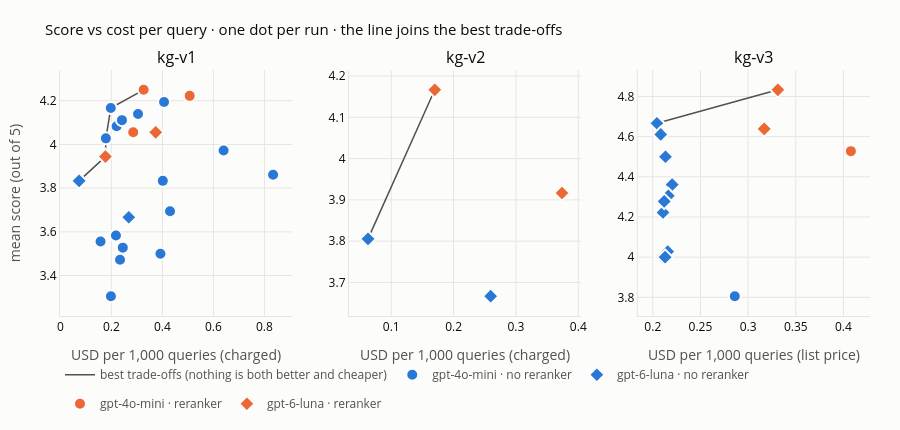

Notebook source saved alongside this figure:
### Code cell
score_scatter(
    "usd_per_1k", "USD per 1,000 queries",
    "Score vs cost per query · one dot per run · the line joins the best trade-offs",
    frontier=True,
).show()

### Figure 1 — Plotly figure (JSON) as saved in the notebook; plotly's stock layout.template omitted (floating-point values rounded to 4 significant figures)
{"data": [{"hoverinfo": "skip", "legendgroup": "front", "line": {"color": "#52514e", "width": 1.5}, "mode": "lines", "name": "best trade-offs (nothing is both better and cheaper)", "showlegend": true, "type": "scatter", "x": [0.07347, 0.1767, 0.1785, 0.1976, 0.3266], "xaxis": "x", "y": [3.833, 3.944, 4.028, 4.167, 4.25], "yaxis": "y"}, {"customdata": [["gpt-4o-mini · text-embedding-3-small · 1000/200 · k=5 · no reranker", 29, 34, 0.2179, "charged", 2.893], ["gpt-4o-mini · text-embedding-3-small · 1000/200 · k=7 · no reranker", 30, 34, 0.2204, "charged", 2.865], ["gpt-4o-mini · text-embedding-3-small · 1000/200 · k=10 · no reranker", 30, 34, 0.3046, "charged", 2.622], ["gpt-4o-mini · text-embedding-3-small · 1000/200 · k=20 · no reranker", 33, 34, 0.64, "charged", 2.714], ["gpt-4o-mini · text-embedding-3-small · 1000/200 · k=7 · no reranker", 30, 34, 0.1976, "charged", 2.728], ["gpt-4o-mini · text-embedding-3-small · 500/100 · k=7 · no reranker", 28, 34, 0.1982, "charged", 2.6], ["gpt-4o-mini · text-embedding-3-small · 1500/300 · k=7 · no reranker", 28, 34, 0.3923, "charged", 2.682], ["gpt-4o-mini · text-embedding-3-small · 1000/200 · k=7 · no reranker", 30, 34, 0.1785, "charged", 2.652], ["gpt-4o-mini · text-embedding-3-small · 500/100 · k=7 · no reranker", 28, 34, 0.1575, "charged", 2.587], ["gpt-4o-mini · text-embedding-3-small · 1500/300 · k=7 · no reranker", 28, 34, 0.2448, "charged", 2.751], ["gpt-4o-mini · text-embedding-3-small · 1000/200 · k=10 · no reranker", 30, 34, 0.2415, "charged", 2.812], ["gpt-4o-mini · text-embedding-3-small · 500/100 · k=10 · no reranker", 27, 34, 0.2339, "charged", 2.799], ["gpt-4o-mini · text-embedding-3-small · 1500/300 · k=10 · no reranker", 31, 34, 0.4016, "charged", 2.88], ["gpt-4o-mini · text-embedding-3-small · 1000/200 · k=20 · no reranker", 33, 34, 0.4065, "charged", 2.777], ["gpt-4o-mini · text-embedding-3-small · 500/100 · k=20 · no reranker", 28, 34, 0.43, "charged", 2.841], ["gpt-4o-mini · text-embedding-3-small · 1500/300 · k=20 · no reranker", 32, 34, 0.834, "charged", 3.108]], "hovertemplate": "%{customdata[0]}<br>score %{y:.2f} · passages %{customdata[1]}/%{customdata[2]}<br>$%{customdata[3]:.3f} per 1,000 queries (%{customdata[4]})<br>%{customdata[5]:.1f} s per question<extra></extra>", "legendgroup": "(False, 'gpt-4o-mini')", "marker": {"color": "#2a78d6", "line": {"color": "#fcfcfb", "width": 2}, "size": 12, "symbol": "circle"}, "mode": "markers", "name": "gpt-4o-mini · no reranker", "showlegend": true, "type": "scatter", "x": [0.2179, 0.2204, 0.3046, 0.64, 0.1976, 0.1982, 0.3923, 0.1785, 0.1575, 0.2448, 0.2415, 0.2339, 0.4016, 0.4065, 0.43, 0.834], "xaxis": "x", "y": [3.583, 4.083, 4.139, 3.972, 4.167, 3.306, 3.5, 4.028, 3.556, 3.528, 4.111, 3.472, 3.833, 4.194, 3.694, 3.861], "yaxis": "y"}, {"customdata": [["gpt-6-luna · text-embedding-3-small · 1000/200 · k=7 · no reranker", 30, 34, 0.2682, "charged", 3.73], ["gpt-6-luna · text-embedding-3-small · 1000/200 · k=7 · no reranker", 30, 34, 0.07347, "charged", 4.044]], "hovertemplate": "%{customdata[0]}<br>score %{y:.2f} · passages %{customdata[1]}/%{customdata[2]}<br>$%{customdata[3]:.3f} per 1,000 queries (%{customdata[4]})<br>%{customdata[5]:.1f} s per question<extra></extra>", "legendgroup": "(False, 'gpt-6-luna')", "marker": {"color": "#2a78d6", "line": {"color": "#fcfcfb", "width": 2}, "size": 12, "symbol": "diamond"}, "mode": "markers", "name": "gpt-6-luna · no reranker", "showlegend": true, "type": "scatter", "x": [0.2682, 0.07347], "xaxis": "x", "y": [3.667, 3.833], "yaxis": "y"}, {"customdata": [["gpt-4o-mini · text-embedding-3-small · 1000/200 · k=5 · rerank-3-lite", 31, 34, 0.2856, "charged", 3.077], ["gpt-4o-mini · text-embedding-3-small · 1000/200 · k=7 · rerank-3-lite", 33, 34, 0.3266, "charged", 3.069], ["gpt-4o-mini · text-embedding-3-small · 1000/200 · k=10 · rerank-3-lite", 33, 34, 0.507, "charged", 3.174]], "hovertemplate": "%{customdata[0]}<br>score %{y:.2f} · passages %{customdata[1]}/%{customdata[2]}<br>$%{customdata[3]:.3f} per 1,000 queries (%{customdata[4]})<br>%{customdata[5]:.1f} s per question<extra></extra>", "legendgroup": "(True, 'gpt-4o-mini')", "marker": {"color": "#eb6834", "line": {"color": "#fcfcfb", "width": 2}, "size": 12, "symbol": "circle"}, "mode": "markers", "name": "gpt-4o-mini · reranker", "showlegend": true, "type": "scatter", "x": [0.2856, 0.3266, 0.507], "xaxis": "x", "y": [4.056, 4.25, 4.222], "yaxis": "y"}, {"customdata": [["gpt-6-luna · text-embedding-3-small · 1000/200 · k=7 · rerank-3-lite", 33, 34, 0.3738, "charged", 4.106], ["gpt-6-luna · text-embedding-3-small · 1000/200 · k=7 · rerank-3-lite", 33, 34, 0.1767, "charged", 4.202]], "hovertemplate": "%{customdata[0]}<br>score %{y:.2f} · passages %{customdata[1]}/%{customdata[2]}<br>$%{customdata[3]:.3f} per 1,000 queries (%{customdata[4]})<br>%{customdata[5]:.1f} s per question<extra></extra>", "legendgroup": "(True, 'gpt-6-luna')", "marker": {"color": "#eb6834", "line": {"color": "#fcfcfb", "width": 2}, "size": 12, "symbol": "diamond"}, "mode": "markers", "name": "gpt-6-luna · reranker", "showlegend": true, "type": "scatter", "x": [0.3738, 0.1767], "xaxis": "x", "y": [4.056, 3.944], "yaxis": "y"}, {"hoverinfo": "skip", "legendgroup": "front", "line": {"color": "#52514e", "width": 1.5}, "mode": "lines", "name": "best trade-offs (nothing is both better and cheaper)", "showlegend": false, "type": "scatter", "x": [0.06272, 0.1698], "xaxis": "x2", "y": [3.806, 4.167], "yaxis": "y2"}, {"customdata": [["gpt-6-luna · text-embedding-3-small · 1000/200 · k=7 · no reranker", 26, 29, 0.2595, "charged", 3.71], ["gpt-6-luna · text-embedding-3-small · 1000/200 · k=7 · no reranker", 26, 29, 0.06272, "charged", 3.552]], "hovertemplate": "%{customdata[0]}<br>score %{y:.2f} · passages %{customdata[1]}/%{customdata[2]}<br>$%{customdata[3]:.3f} per 1,000 queries (%{customdata[4]})<br>%{customdata[5]:.1f} s per question<extra></extra>", "legendgroup": "(False, 'gpt-6-luna')", "marker": {"color": "#2a78d6", "line": {"color": "#fcfcfb", "width": 2}, "size": 12, "symbol": "diamond"}, "mode": "markers", "name": "gpt-6-luna · no reranker", "showlegend": false, "type": "scatter", "x": [0.2595, 0.06272], "xaxis": "x2", "y": [3.667, 3.806], "yaxis": "y2"}, {"customdata": [["gpt-6-luna · text-embedding-3-small · 1000/200 · k=7 · rerank-3-lite", 27, 29, 0.3738, "charged", 4.006], ["gpt-6-luna · text-embedding-3-small · 1000/200 · k=7 · rerank-3-lite", 27, 29, 0.1698, "charged", 3.941]], "hovertemplate": "%{customdata[0]}<br>score %{y:.2f} · passages %{customdata[1]}/%{customdata[2]}<br>$%{customdata[3]:.3f} per 1,000 queries (%{customdata[4]})<br>%{customdata[5]:.1f} s per question<extra></extra>", "legendgroup": "(True, 'gpt-6-luna')", "marker": {"color": "#eb6834", "line": {"color": "#fcfcfb", "width": 2}, "size": 12, "symbol": "diamond"}, "mode": "markers", "name": "gpt-6-luna · reranker", "showlegend": false, "type": "scatter", "x": [0.3738, 0.1698], "xaxis": "x2", "y": [3.917, 4.167], "yaxis": "y2"}, {"hoverinfo": "skip", "legendgroup": "front", "line": {"color": "#52514e", "width": 1.5}, "mode": "lines", "name": "best trade-offs (nothing is both better and cheaper)", "showlegend": false, "type": "scatter", "x": [0.2043, 0.3312], "xaxis": "x3", "y": [4.667, 4.833], "yaxis": "y3"}, {"customdata": [["gpt-4o-mini · text-embedding-3-small · 1000/200 · k=7 · no reranker", 27, 33, 0.286, "list price", 3.032]], "hovertemplate": "%{customdata[0]}<br>score %{y:.2f} · passages %{customdata[1]}/%{customdata[2]}<br>$%{customdata[3]:.3f} per 1,000 queries (%{customdata[4]})<br>%{customdata[5]:.1f} s per question<extra></extra>", "legendgroup": "(False, 'gpt-4o-mini')", "marker": {"color": "#2a78d6", "line": {"color": "#fcfcfb", "width": 2}, "size": 12, "symbol": "circle"}, "mode": "markers", "name": "gpt-4o-mini · no reranker", "showlegend": false, "type": "scatter", "x": [0.286], "xaxis": "x3", "y": [3.806], "yaxis": "y3"}, {"customdata": [["gpt-6-luna · text-embedding-3-small · 1000/200 · k=7 · no reranker", 27, 33, 0.2105, "list price", 3.538], ["gpt-6-luna · text-embedding-3-small · 1000/200 · k=7 · no reranker", 27, 33, 0.2107, "list price", 3.363], ["gpt-6-luna · pplx-embed-v1-0.6b · 1000/200 · k=7 · no reranker", 28, 33, 0.2203, "list price", 3.26], ["gpt-6-luna · qwen3-embedding-8b · 1000/200 · k=7 · no reranker", 28, 33, 0.2043, "list price", 3.783], ["gpt-6-luna · bge-m3 · 1000/200 · k=7 · no reranker", 27, 33, 0.2163, "list price", 3.392], ["gpt-6-luna · titan-embed-text-v2 · 1000/200 · k=7 · no reranker", 24, 33, 0.2156, "list price", 3.413], ["gpt-6-luna · voyage-4 · 1000/200 · k=7 · no reranker", 28, 33, 0.2133, "list price", 3.313], ["gpt-6-luna · gemini-embedding-001 · 1000/200 · k=7 · no reranker", 27, 33, 0.2119, "list price", 3.772], ["gpt-6-luna · nemotron-3.5-embed-1b:free · 1000/200 · k=7 · no reranker", 27, 33, 0.2129, "list price", 3.023], ["gpt-6-luna · qwen3-embedding-8b · 1000/200 · k=7 · no reranker", 28, 33, 0.2083, "list price", 3.593]], "hovertemplate": "%{customdata[0]}<br>score %{y:.2f} · passages %{customdata[1]}/%{customdata[2]}<br>$%{customdata[3]:.3f} per 1,000 queries (%{customdata[4]})<br>%{customdata[5]:.1f} s per question<extra></extra>", "legendgroup": "(False, 'gpt-6-luna')", "marker": {"color": "#2a78d6", "line": {"color": "#fcfcfb", "width": 2}, "size": 12, "symbol": "diamond"}, "mode": "markers", "name": "gpt-6-luna · no reranker", "showlegend": false, "type": "scatter", "x": [0.2105, 0.2107, 0.2203, 0.2043, 0.2163, 0.2156, 0.2133, 0.2119, 0.2129, 0.2083], "xaxis": "x3", "y": [4.0, 4.222, 4.361, 4.667, 4.306, 4.028, 4.5, 4.278, 4.0, 4.611], "yaxis": "y3"}, {"customdata": [["gpt-4o-mini · text-embedding-3-small · 1000/200 · k=7 · rerank-3-lite", 33, 33, 0.4078, "list price", 3.465]], "hovertemplate": "%{customdata[0]}<br>score %{y:.2f} · passages %{customdata[1]}/%{customdata[2]}<br>$%{customdata[3]:.3f} per 1,000 queries (%{customdata[4]})<br>%{customdata[5]:.1f} s per question<extra></extra>", "legendgroup": "(True, 'gpt-4o-mini')", "marker": {"color": "#eb6834", "line": {"color": "#fcfcfb", "width": 2}, "size": 12, "symbol": "circle"}, "mode": "markers", "name": "gpt-4o-mini · reranker", "showlegend": false, "type": "scatter", "x": [0.4078], "xaxis": "x3", "y": [4.528], "yaxis": "y3"}, {"customdata": [["gpt-6-luna · text-embedding-3-small · 1000/200 · k=7 · rerank-3-lite", 33, 33, 0.3312, "list price", 3.692], ["gpt-6-luna · qwen3-embedding-8b · 1000/200 · k=7 · rerank-3-lite", 32, 33, 0.3169, "list price", 3.968]], "hovertemplate": "%{customdata[0]}<br>score %{y:.2f} · passages %{customdata[1]}/%{customdata[2]}<br>$%{customdata[3]:.3f} per 1,000 queries (%{customdata[4]})<br>%{customdata[5]:.1f} s per question<extra></extra>", "legendgroup": "(True, 'gpt-6-luna')", "marker": {"color": "#eb6834", "line": {"color": "#fcfcfb", "width": 2}, "size": 12, "symbol": "diamond"}, "mode": "markers", "name": "gpt-6-luna · reranker", "showlegend": false, "type": "scatter", "x": [0.3312, 0.3169], "xaxis": "x3", "y": [4.833, 4.639], "yaxis": "y3"}], "layout": {"annotations": [{"font": {"color": "#0b0b0b", "size": 16}, "showarrow": false, "text": "kg-v1", "x": 0.1433, "xanchor": "center", "xref": "paper", "y": 1, "yanchor": "bottom", "yref": "paper"}, {"font": {"color": "#0b0b0b", "size": 16}, "showarrow": false, "text": "kg-v2", "x": 0.5, "xanchor": "center", "xref": "paper", "y": 1, "yanchor": "bottom", "yref": "paper"}, {"font": {"color": "#0b0b0b", "size": 16}, "showarrow": false, "text": "kg-v3", "x": 0.8567, "xanchor": "center", "xref": "paper", "y": 1, "yanchor": "bottom", "yref": "paper"}], "font": {"color": "#0b0b0b", "size": 12}, "height": 430, "hoverlabel": {"bgcolor": "white", "font": {"color": "#0b0b0b"}}, "legend": {"font": {"color": "#52514e"}, "orientation": "h", "x": 0, "y": -0.18}, "margin": {"b": 50, "l": 60, "r": 30, "t": 70}, "paper_bgcolor": "#fcfcfb", "plot_bgcolor": "#fcfcfb", "title": {"font": {"size": 15}, "text": "Score vs cost per query · one dot per run · the line joins the best trade-offs"}, "xaxis": {"anchor": "y", "domain": [0, 0.2867], "gridcolor": "#e6e5e1", "linecolor": "#e6e5e1", "title": {"font": {"color": "#52514e"}, "text": "USD per 1,000 queries (charged)"}, "zeroline": false}, "xaxis2": {"anchor": "y2", "domain": [0.3567, 0.6433], "gridcolor": "#e6e5e1", "linecolor": "#e6e5e1", "title": {"font": {"color": "#52514e"}, "text": "USD per 1,000 queries (charged)"}, "zeroline": false}, "xaxis3": {"anchor": "y3", "domain": [0.7133, 1], "gridcolor": "#e6e5e1", "linecolor": "#e6e5e1", "title": {"font": {"color": "#52514e"}, "text": "USD per 1,000 queries (list price)"}, "zeroline": false}, "yaxis": {"anchor": "x", "domain": [0, 1], "gridcolor": "#e6e5e1", "linecolor": "#e6e5e1", "title": {"font": {"color": "#52514e"}, "text": "mean score (out of 5)"}, "zeroline": false}, "yaxis2": {"anchor": "x2", "domain": [0, 1], "gridcolor": "#e6e5e1", "linecolor": "#e6e5e1", "title": {"font": {"color": "#52514e"}}, "zeroline": false}, "yaxis3": {"anchor": "x3", "domain": [0, 1], "gridcolor": "#e6e5e1", "linecolor": "#e6e5e1", "title": {"font": {"color": "#52514e"}}, "zeroline": false}}}
